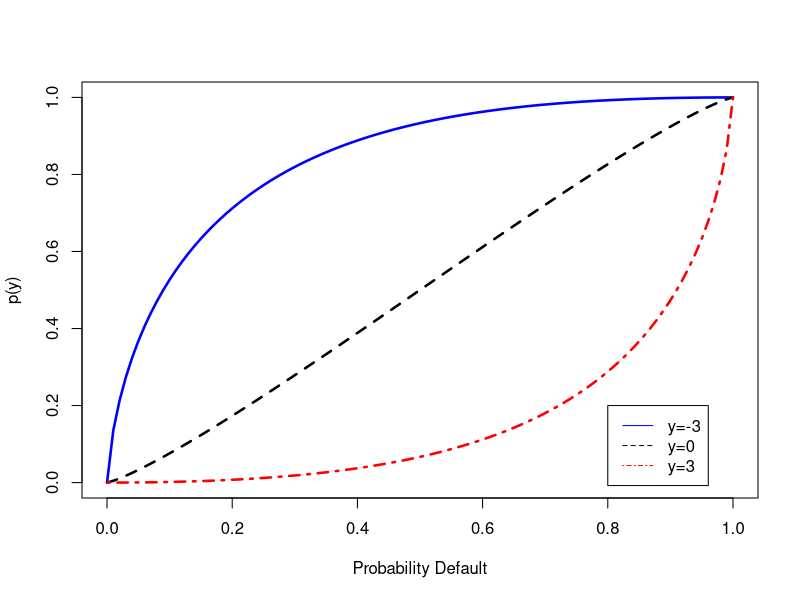

Here is the R script that generated this plot:
# clear variables and close windows
rm(list = ls(all = TRUE))
graphics.off()

# Main computation
x  = seq(0, 1, by = 0.01)
y1 = pnorm((qnorm(x) - sqrt(0.2) * (-3))/(sqrt(0.8)))
y2 = pnorm((qnorm(x) - sqrt(0.2) * (0))/(sqrt(0.8)))
y3 = pnorm((qnorm(x) - sqrt(0.2) * (3))/(sqrt(0.8)))

# Plot
plot(x, y1, col = "blue", type = "l", xlab = "Probability Default", ylab = "p(y)", lwd = 2.5)
lines(x, y2, col = "black", lty = 2, lwd = 2.5)
lines(x, y3, col = "red", lty = 4, lwd = 2.5)
legend(0.8, 0.2, c("y=-3", "y=0", "y=3"), col = c("blue", "black", "red"), lty = c(1, 2, 4)) 